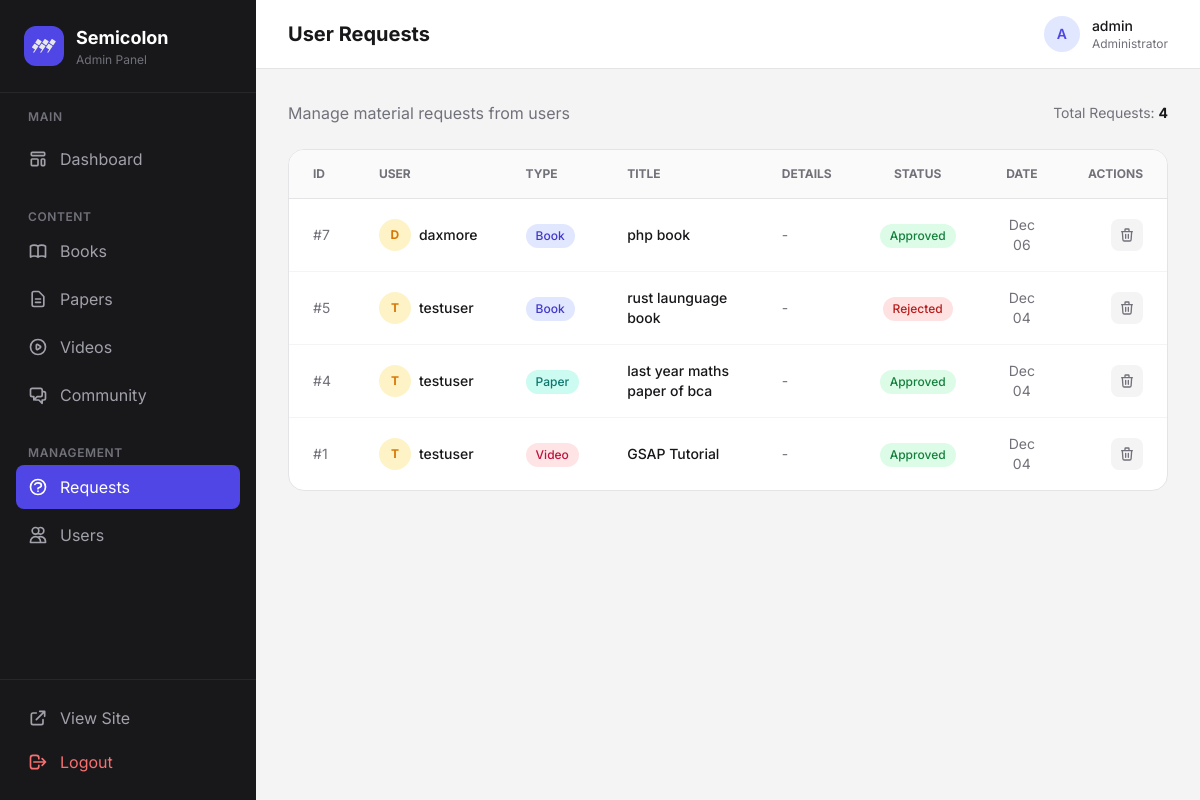
The app's page /admin/requests.php (signed in) with its own data.
### tables this page shows
CREATE TABLE `material_requests` (
  `id` int(11) NOT NULL AUTO_INCREMENT,
  `user_id` int(11) DEFAULT NULL,
  `material_type` varchar(255) NOT NULL,
  `title` varchar(255) NOT NULL,
  `author_publisher` varchar(255) DEFAULT NULL,
  `details` text DEFAULT NULL,
  `status` enum('pending','approved','rejected') DEFAULT 'pending',
  `requested_at` timestamp NOT NULL DEFAULT current_timestamp(),
  PRIMARY KEY (`id`),
  KEY `user_id` (`user_id`),
  CONSTRAINT `material_requests_ibfk_1` FOREIGN KEY (`user_id`) REFERENCES `users` (`id`) ON DELETE SET NULL
);

CREATE TABLE `users` (
  `id` int(11) NOT NULL AUTO_INCREMENT,
  `username` varchar(255) NOT NULL,
  `password` varchar(255) NOT NULL,
  `role` varchar(50) NOT NULL DEFAULT 'user',
  `status` enum('active','banned') DEFAULT 'active',
  `last_login` timestamp NULL DEFAULT NULL,
  `created_at` timestamp NOT NULL DEFAULT current_timestamp(),
  PRIMARY KEY (`id`),
  UNIQUE KEY `username` (`username`)
);

### admin/requests.php (the view, shortened to what this page needs)
<?php
require_once '../includes/db.php';
$requests = [];
$result = $conn->query("SELECT mr.*, u.username FROM material_requests mr LEFT JOIN users u ON mr.user_id = u.id ORDER BY mr.requested_at DESC");
if ($result) {
    $requests = $result->fetch_all(MYSQLI_ASSOC);
}
include 'header.php';
?>
<div class="flex justify-between items-center mb-6">
    <p class="text-zinc-500">Manage material requests from users</p>
    <div class="text-sm text-zinc-500">
        Total Requests: <span class="font-bold text-zinc-900"><?php echo count($requests); ?></span>
    </div>
</div>
<div class="bg-white rounded-2xl border border-zinc-200 overflow-hidden">
    <div class="overflow-x-auto">
        <table class="w-full">
            <thead>
                <tr class="bg-zinc-50 border-b border-zinc-200 text-xs uppercase text-zinc-500 font-semibold">
                    <th class="px-6 py-4 text-left">ID</th>
                    <th class="px-6 py-4 text-left">User</th>
                    <th class="px-6 py-4 text-left">Type</th>
                    <th class="px-6 py-4 text-left">Title</th>
                    <th class="px-6 py-4 text-left">Details</th>
                    <th class="px-6 py-4 text-center">Status</th>
                    <th class="px-6 py-4 text-center">Date</th>
                    <th class="px-6 py-4 text-right">Actions</th>
                </tr>
            </thead>
            <tbody class="divide-y divide-zinc-100">
                <?php if (empty($requests)): ?>
                    <tr>
                        <td colspan="8" class="px-6 py-12 text-center text-zinc-500">
                            <svg xmlns="http://www.w3.org/2000/svg" class="h-12 w-12 mx-auto mb-3 text-zinc-300" fill="none" viewBox="0 0 24 24" stroke="currentColor" stroke-width="2">
                                <path stroke-linecap="round" stroke-linejoin="round" d="M8.228 9c.549-1.165 2.03-2 3.772-2 2.21 0 4 1.343 4 3 0 1.4-1.278 2.575-3.006 2.907-.542.104-.994.54-.994 1.093m0 3h.01M21 12a9 9 0 11-18 0 9 9 0 0118 0z" />
                            </svg>
                            <p>No material requests found</p>
                        </td>
                    </tr>
                <?php else: ?>
                    <?php foreach ($requests as $request): ?>
                        <tr class="hover:bg-zinc-50 transition">
                            <td class="px-6 py-4 text-sm text-zinc-500">#<?php echo $request['id']; ?></td>
                            <td class="px-6 py-4">
                                <div class="flex items-center gap-2">
                                    <div class="w-8 h-8 bg-amber-100 rounded-full flex items-center justify-center text-amber-600 font-bold text-xs">
                                        <?php echo strtoupper(substr($request['username'] ?? 'G', 0, 1)); ?>
                                    </div>
                                    <span class="text-sm font-medium text-zinc-900"><?php echo htmlspecialchars($request['username'] ?? 'Guest'); ?></span>
                                </div>
                            </td>
                            <td class="px-6 py-4">
                                <?php
                                $type_colors = [
                                    'book' => 'bg-indigo-100 text-indigo-700',
                                    'paper' => 'bg-teal-100 text-teal-700',
                                    'video' => 'bg-rose-100 text-rose-700'
                                ];
                                $color = $type_colors[$request['material_type']] ?? 'bg-zinc-100 text-zinc-700';
                                ?>
                                <span class="inline-flex px-2.5 py-1 rounded-full text-xs font-medium <?php echo $color; ?>">
                                    <?php echo htmlspecialchars(ucfirst($request['material_type'])); ?>
                                </span>
                            </td>
                            <td class="px-6 py-4 text-sm font-medium text-zinc-900"><?php echo htmlspecialchars($request['title']); ?></td>
                            <td class="px-6 py-4 text-sm text-zinc-500 max-w-xs truncate" title="<?php echo htmlspecialchars($request['details']); ?>">
                                <?php echo htmlspecialchars($request['details'] ?: '-'); ?>
                            </td>
                            <td class="px-6 py-4 text-center">
                                <?php
                                $status_colors = [
                                    'approved' => 'bg-green-100 text-green-700',
                                    'rejected' => 'bg-red-100 text-red-700',
                                    'pending' => 'bg-amber-100 text-amber-700'
                                ];
                                $status_color = $status_colors[$request['status']] ?? 'bg-zinc-100 text-zinc-700';
                                ?>
                                <span class="inline-flex px-2.5 py-1 rounded-full text-xs font-medium <?php echo $status_color; ?>">
                                    <?php echo htmlspecialchars(ucfirst($request['status'])); ?>
                                </span>
                            </td>
                            <td class="px-6 py-4 text-center text-sm text-zinc-500">
                                <?php echo date('M d', strtotime($request['requested_at'])); ?>
                            </td>
                            <td class="px-6 py-4">
                                <div class="flex items-center justify-end gap-2">
                                    <form action="requests.php" method="post" class="inline" onsubmit="return confirm('Delete this request?');">
                                        <button type="submit" title="Delete" class="p-2 bg-zinc-100 text-zinc-500 rounded-lg hover:bg-red-100 hover:text-red-600 transition">
                                            <svg xmlns="http://www.w3.org/2000/svg" class="h-4 w-4" fill="none" viewBox="0 0 24 24" stroke="currentColor" stroke-width="2"><path stroke-linecap="round" stroke-linejoin="round" d="M19 7l-.867 12.142A2 2 0 0116.138 21H7.862a2 2 0 01-1.995-1.858L5 7m5 4v6m4-6v6m1-10V4a1 1 0 00-1-1h-4a1 1 0 00-1 1v3M4 7h16" /></svg>
                                        </button>
                                    </form>
                                </div>
                            </td>
                        </tr>
                    <?php endforeach; ?>
                <?php endif; ?>
            </tbody>
        </table>
    </div>
</div>
<?php include 'footer.php'; ?>

### admin/header.php (shortened to what this page needs)
<?php
$current_page = basename($_SERVER['PHP_SELF']);
?>
<!DOCTYPE html>
<html lang="en">
<head>
    <script src="https://cdn.tailwindcss.com"></script>
    <link href="assets/css/index.css" rel="stylesheet">
</head>
<body class="bg-zinc-100 font-sans antialiased">
    <div class="flex min-h-screen">
        <aside class="fixed inset-y-0 left-0 w-64 bg-zinc-900 text-white flex flex-col z-50">
            <div class="p-6 border-b border-zinc-800">
                <a href="index.php" class="flex items-center gap-3">
                    <div class="w-10 h-10 bg-indigo-600 rounded-xl flex items-center justify-center">
                        <img src="assets/images/logo.svg" alt="semicolon_logo" class="semicolon_sidebar_logo">
                    </div>
                    <div>
                        <span class="font-bold text-lg">Semicolon</span>
                        <p class="text-xs text-zinc-500">Admin Panel</p>
                    </div>
                </a>
            </div>
            <nav class="flex-1 p-4 space-y-1">
                <p class="text-xs font-semibold text-zinc-500 uppercase tracking-wider mb-3 px-3">Main</p>
                <a href="index.php" class="flex items-center gap-3 px-3 py-2.5 rounded-lg transition <?php echo $current_page === 'index.php' ? 'bg-indigo-600 text-white' : 'text-zinc-400 hover:bg-zinc-800 hover:text-white'; ?>">
                    Dashboard
                </a>
                <p class="text-xs font-semibold text-zinc-500 uppercase tracking-wider mt-6 mb-3 px-3 pt-6">Content</p>
                <a href="books.php" class="flex items-center gap-3 px-3 py-2.5 rounded-lg transition <?php echo $current_page === 'books.php' ? 'bg-indigo-600 text-white' : 'text-zinc-400 hover:bg-zinc-800 hover:text-white'; ?>">
                    Books
                </a>
                <a href="papers.php" class="flex items-center gap-3 px-3 py-2.5 rounded-lg transition <?php echo $current_page === 'papers.php' ? 'bg-indigo-600 text-white' : 'text-zinc-400 hover:bg-zinc-800 hover:text-white'; ?>">
                    <svg xmlns="http://www.w3.org/2000/svg" class="h-5 w-5" fill="none" viewBox="0 0 24 24" stroke="currentColor" stroke-width="2">
                        <path stroke-linecap="round" stroke-linejoin="round" d="M9 12h6m-6 4h6m2 5H7a2 2 0 01-2-2V5a2 2 0 012-2h5.586a1 1 0 01.707.293l5.414 5.414a1 1 0 01.293.707V19a2 2 0 01-2 2z" />
                    </svg>
                    Papers
                </a>
                <a href="videos.php" class="flex items-center gap-3 px-3 py-2.5 rounded-lg transition <?php echo $current_page === 'videos.php' ? 'bg-indigo-600 text-white' : 'text-zinc-400 hover:bg-zinc-800 hover:text-white'; ?>">
                    Videos
                </a>
                <a href="community.php" class="flex items-center gap-3 px-3 py-2.5 rounded-lg transition <?php echo $current_page === 'community.php' ? 'bg-amber-600 text-white' : 'text-zinc-400 hover:bg-zinc-800 hover:text-white'; ?>">
                    Community
                </a>
                <p class="text-xs font-semibold text-zinc-500 uppercase tracking-wider mt-6 mb-3 px-3 pt-6">Management</p>
                <a href="requests.php" class="flex items-center gap-3 px-3 py-2.5 rounded-lg transition <?php echo $current_page === 'requests.php' ? 'bg-indigo-600 text-white' : 'text-zinc-400 hover:bg-zinc-800 hover:text-white'; ?>">
                    Requests
                </a>
                <a href="users.php" class="flex items-center gap-3 px-3 py-2.5 rounded-lg transition <?php echo $current_page === 'users.php' ? 'bg-indigo-600 text-white' : 'text-zinc-400 hover:bg-zinc-800 hover:text-white'; ?>">
                    <svg xmlns="http://www.w3.org/2000/svg" class="h-5 w-5" fill="none" viewBox="0 0 24 24" stroke="currentColor" stroke-width="2">
                        <path stroke-linecap="round" stroke-linejoin="round" d="M12 4.354a4 4 0 110 5.292M15 21H3v-1a6 6 0 0112 0v1zm0 0h6v-1a6 6 0 00-9-5.197M13 7a4 4 0 11-8 0 4 4 0 018 0z" />
                    </svg>
                    Users
                </a>
            </nav>
            <div class="p-4 border-t border-zinc-800">
                <a href="../index.php" class="flex items-center gap-3 px-3 py-2.5 rounded-lg text-zinc-400 hover:bg-zinc-800 hover:text-white transition">
                    <svg xmlns="http://www.w3.org/2000/svg" class="h-5 w-5" fill="none" viewBox="0 0 24 24" stroke="currentColor" stroke-width="2">
                        <path stroke-linecap="round" stroke-linejoin="round" d="M10 6H6a2 2 0 00-2 2v10a2 2 0 002 2h10a2 2 0 002-2v-4M14 4h6m0 0v6m0-6L10 14" />
                    </svg>
                    View Site
                </a>
                <a href="../auth/logout.php" class="flex items-center gap-3 px-3 py-2.5 rounded-lg text-red-400 hover:bg-red-500/10 hover:text-red-300 transition">
                    <svg xmlns="http://www.w3.org/2000/svg" class="h-5 w-5" fill="none" viewBox="0 0 24 24" stroke="currentColor" stroke-width="2">
                        <path stroke-linecap="round" stroke-linejoin="round" d="M17 16l4-4m0 0l-4-4m4 4H7m6 4v1a3 3 0 01-3 3H6a3 3 0 01-3-3V7a3 3 0 013-3h4a3 3 0 013 3v1" />
                    </svg>
                    Logout
                </a>
            </div>
        </aside>
        <main class="flex-1 ml-64">
            <header class="bg-white border-b border-zinc-200 px-8 py-4 sticky top-0 z-40">
                <div class="flex items-center justify-between">
                    <div>
                        <h1 class="text-xl font-bold text-zinc-900">
                            <?php
                            $titles = [
                                'index.php' => 'Dashboard',
                                'books.php' => 'Manage Books',
                                'papers.php' => 'Manage Papers',
                                'videos.php' => 'Manage Videos',
                                'community.php' => 'Community Moderation',
                                'requests.php' => 'User Requests',
                                'users.php' => 'Manage Users'
                            ];
                            echo $titles[$current_page] ?? 'Admin Panel';
                            ?>
                        </h1>
                    </div>
                    <div class="flex items-center gap-4">
                        <div class="flex items-center gap-3">
                            <div class="w-9 h-9 bg-indigo-100 rounded-full flex items-center justify-center text-indigo-600 font-semibold text-sm">
                                <?php echo strtoupper(substr($_SESSION['username'] ?? 'A', 0, 1)); ?>
                            </div>
                            <div class="hidden sm:block">
                                <p class="text-sm font-medium text-zinc-900"><?php echo htmlspecialchars($_SESSION['username'] ?? 'Admin'); ?></p>
                                <p class="text-xs text-zinc-500">Administrator</p>
                            </div>
                        </div>
                    </div>
                </div>
            </header>
            <div class="p-8">

### admin/footer.php
            </div>
        </main>
    </div>
</body>
</html>

### admin/assets/css/index.css (style rules this page uses)
:root { --drab-dark-brown: #363020; --walnut-brown: #605c4e; --ecru: #a49966; --sage: #c7c7a6; --white: #ffffff; }
.semicolon_sidebar_logo { width: 60% !important; filter: invert(1); }

### records on screen
material_requests: id "7", user.username "D", user.username "daxmore", material_type "Book", title "php book", details "-", status "Approved", requested_at "Dec 06"
material_requests: id "5", user.username "T", user.username "testuser", material_type "Book", title "rust launguage book", details "-", status "Rejected", requested_at "Dec 04"
material_requests: id "4", user.username "T", user.username "testuser", material_type "Paper", title "last year maths paper of bca", details "-", status "Approved", requested_at "Dec 04"
material_requests: id "1", user.username "T", user.username "testuser", material_type "Video", title "GSAP Tutorial", details "-", status "Approved", requested_at "Dec 04"

### other values on screen
$titles[$current_page] "User Requests"
substr($_SESSION['username'] ?? 'A', 0, 1) "A"
$_SESSION['username'] "admin"
count($requests) "4"
